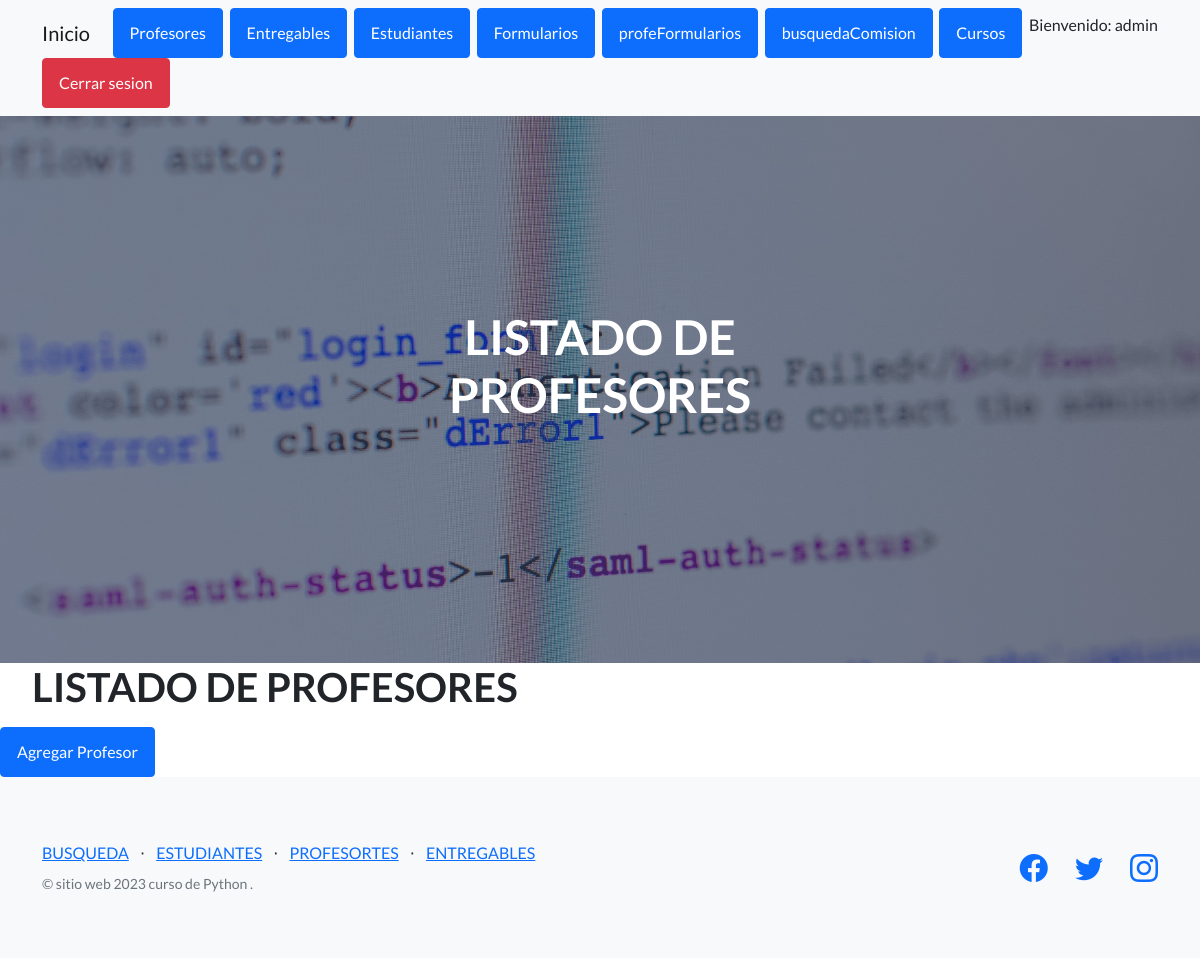
The app's page /AppCoder/leerProfesores/ (signed in), older data.
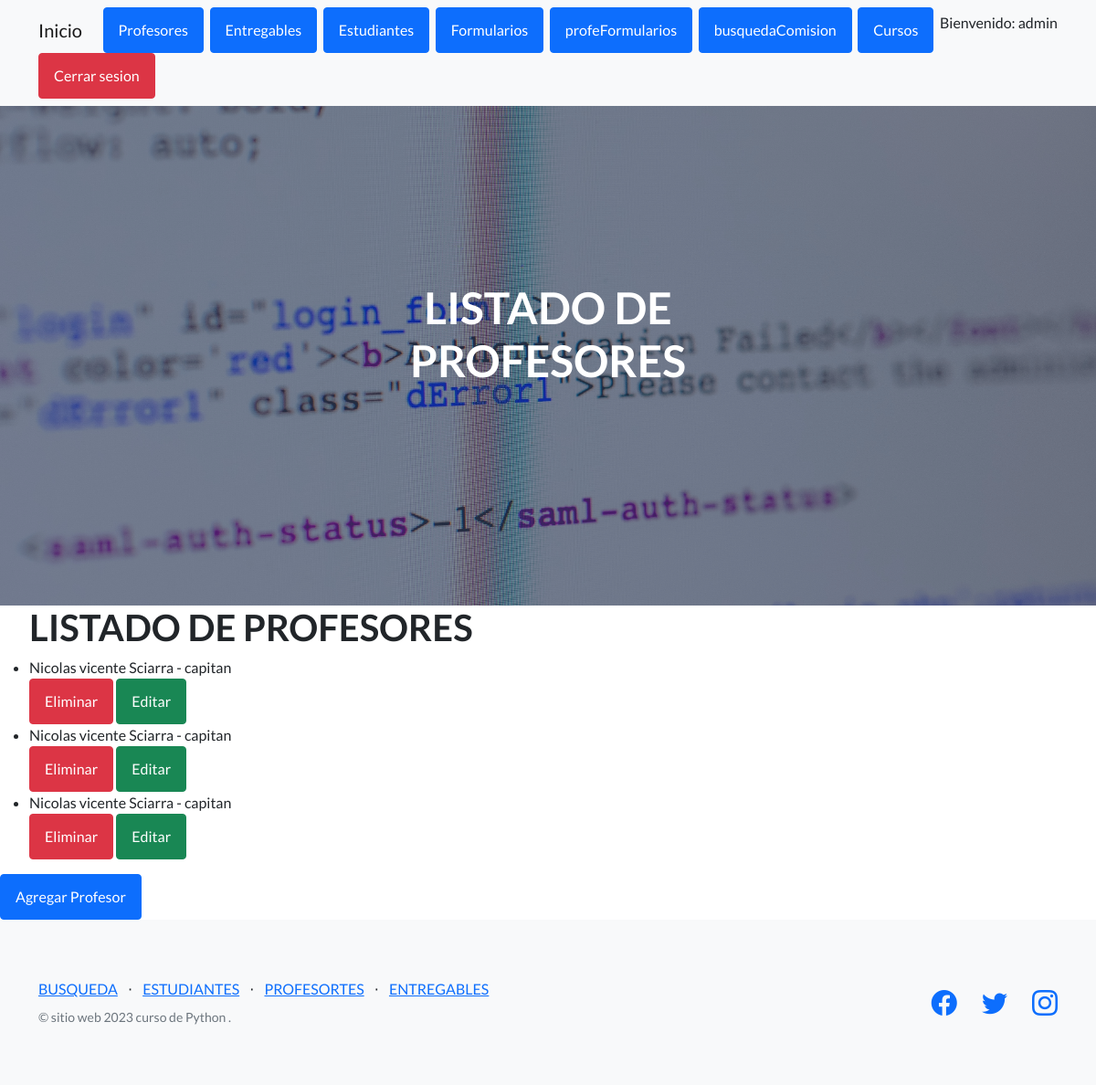
The same page, newer data.
### AppCoder/models.py (models this page shows, shortened)
class Profesor(models.Model): # es una herencia objeto
    nombre=models.CharField(max_length=50)
    apellido=models.CharField(max_length=50)
    email=models.EmailField()
    profesion=models.CharField(max_length=50)

### AppCoder/views.py (the view)
@login_required
def leerProfesores(request):
    profesores=Profesor.objects.all() # lista de todos los profesores
    return render(request, 'AppCoder/Profesores.html', {'profesores': profesores})

### AppCoder/templates/AppCoder/profesores.html (shortened to what this page needs)
{% extends 'AppCoder/padre.html' %}
{% load static %}
{% block titulo %}
<h1 class="mb-5">LISTADO DE PROFESORES</h1>
{% endblock %}
{% block contenido_que_cambia %}
<ul>
    <h1>LISTADO DE PROFESORES</h1>
    {% for profesor in profesores %}
    <li>{{ profesor.nombre }} {{ profesor.apellido }} - {{ profesor.profesion }}</li>
    <a class="btn btn-danger" href="{% url 'eliminarProfesor' profesor.id %}">Eliminar </a>
    <a class="btn btn-success" href="{% url 'editarProfesor' profesor.id %}">Editar</a>
    {% endfor %}
</ul>
<a class="btn btn-primary" href="{% url 'profeFormulario' %}">Agregar Profesor</a>
{% endblock %}

Row changes from the older to the newer data that the page shows:
added Profesor: nombre "Nicolas vicente", apellido "Sciarra", profesion "capitan"
added Profesor: nombre "Nicolas vicente", apellido "Sciarra", profesion "capitan"
added Profesor: nombre "Nicolas vicente", apellido "Sciarra", profesion "capitan"
